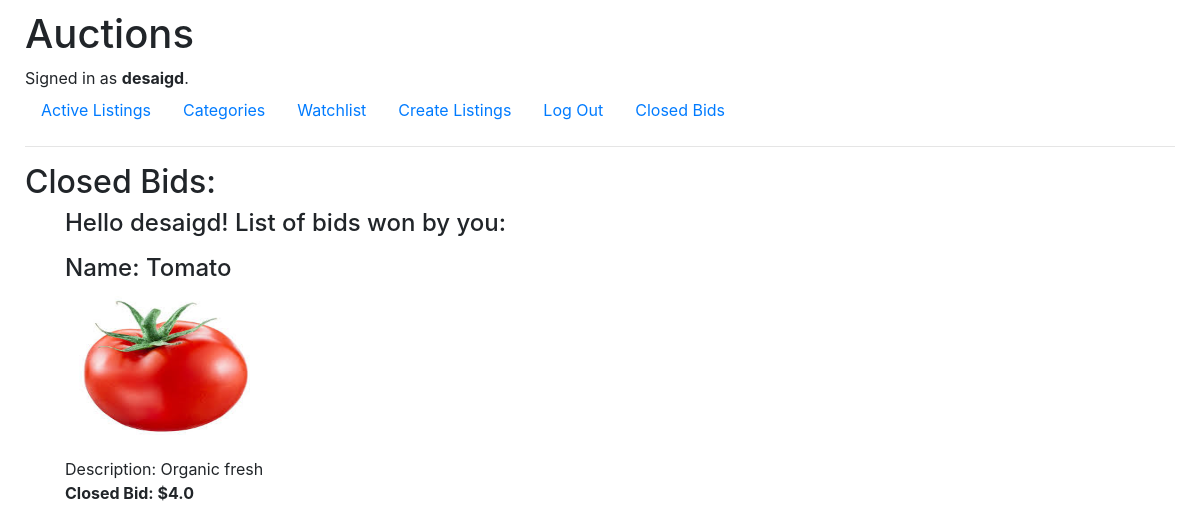
Page /closedbid (signed in) on the committed database.
### auctions/models.py (models this page shows, shortened)
class User(AbstractUser):
    pass

class Bid(models.Model):
    currentbid = models.FloatField(null=True, blank=True)
    listingid = models.ForeignKey(Listing, on_delete = models.CASCADE, related_name='bidlisting')
    listedby = models.ForeignKey(User, on_delete=models.CASCADE, related_name='bidlistedby')
    user = models.ForeignKey(User,null=True, on_delete=models.CASCADE,related_name='biduser')
    closedbid = models.FloatField(null=True, blank=True)
    datetime = models.DateTimeField(auto_now_add=True)

class Listing(models.Model):
    name = models.CharField(max_length=64)
    description = models.TextField()
    category = models.ManyToManyField(Category, help_text='Select category/ies for this item', related_name='categ')
    start_bid = models.FloatField()
    listedby = models.ForeignKey(User, on_delete=models.CASCADE)
    image = models.ImageField(upload_to="images/", blank=True, null=True)
    created = models.DateTimeField(auto_now_add=True)

### auctions/views.py (the view)
# urls.py: path("closedbid", views.closedbid, name="closedbid"),
@login_required(login_url="login")
def closedbid(request):
    user=request.user.id
    bid= Bid.objects.filter(user=user, closedbid__isnull=False)
    return render(request, "auctions/closedbid.html", {
        "message1" : "List of bids won by you:",
        "bidlist" : bid,
        "user" : User.objects.get(id = user),
        "listing" : Listing.objects.all(),
    })

### auctions/templates/auctions/closedbid.html
{% extends "auctions/layout.html" %}
{% block body %}
    <h2> Closed Bids:  </h2>
    <ul>
    <h4> Hello {{user}}! {{ message1 }} </h4>
    </ul>
    {% for item in bidlist %}
    <ul style="margin-bottom: 0; margin-top: 0;"><h4>  Name: {{item.listingid.name}} </h4></ul>
    {% if item.listingid.image %}
    <ul>  <img style="width:200px;height:150px;"  src= /media/{{item.listingid.image}}> </ul>
    {% endif %}
    <ul style="margin-bottom: 0; margin-top: 0;" > Description: {{item.listingid.description}} </ul>
    <ul style="margin-bottom: 10; margin-top: 0;" >  <strong> Closed Bid: ${{ item.closedbid}} </strong> </ul>
    {% endfor %}
{% endblock %}

### auctions/templates/auctions/layout.html (shortened to what this page needs)
{% load static %}
<!DOCTYPE html>
<html lang="en">
    <head>
        <link rel="stylesheet" href="https://stackpath.bootstrapcdn.com/bootstrap/4.4.1/css/bootstrap.min.css">
        <link href="{% static 'auctions/styles.css' %}" rel="stylesheet">
    </head>
    <body>
    <div class="container-fluid">
        <h1>Auctions</h1>
        <div>
            {% if user.is_authenticated %}
                Signed in as <strong>{{ user.username }}</strong>.
            {% else %}
                Not signed in.
            {% endif %}
        </div>
        <ul class="nav">
            <li class="nav-item">
                <a class="nav-link" href="{% url 'index' %}">Active Listings</a>
            </li>
            {% if user.is_authenticated %}
            <li class="nav-item">
                <a class="nav-link" href="{% url 'categories' %}">Categories</a> </li>
            <li class="nav-item">
                <a class="nav-link" href="{% url 'watchlist' %}">Watchlist</a> </li>
            <li class="nav-item">
                <a class="nav-link" href="{% url 'create' %}">Create Listings</a> </li>
            <li class="nav-item">
                <a class="nav-link" href="{% url 'logout' %}">Log Out</a> </li>
            <li class="nav-item">
                <a class="nav-link" href="{% url 'closedbid' %}" >Closed Bids </a> </li>
            {% endif %}
        </ul>
        <hr>
        {% block body %}
        {% endblock %}
    </div>
    </body>
</html>

### auctions/static/auctions/styles.css (style rules this page uses)
body { padding: 10px; }

### rows in the picture
User: username "desaigd"
Bid: listingid.name "Tomato", listingid.image (picture), listingid.description "Organic fresh", closedbid "4.0"

### other values in the picture
{{ message1 }} "List of bids won by you:"
